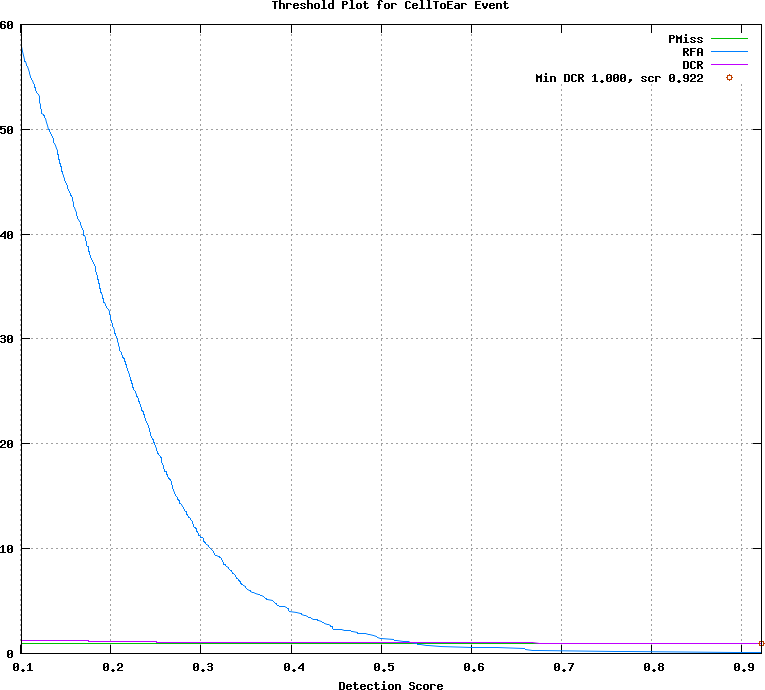

gnuplot code for this plot:
## GNUPLOT command file
set terminal postscript color
set style data lines
set title 'Threshold Plot for CellToEar Event'
set xlabel 'Detection Score'
set grid
set size ratio 0.85
plot [0.101000:0.922000]  \
  'x.det.CellToEar_Event.dat.1' using 1:4 title 'PMiss' with lines lt 2, \
  'x.det.CellToEar_Event.dat.1' using 1:5 title 'RFA' with lines lt 3, \
  'x.det.CellToEar_Event.dat.1' using 1:6 title 'DCR' with lines lt 4, \
  'x.det.CellToEar_Event.dat.2' using 1:2 title 'Min DCR 1.000, scr 0.922' with points lt 6
